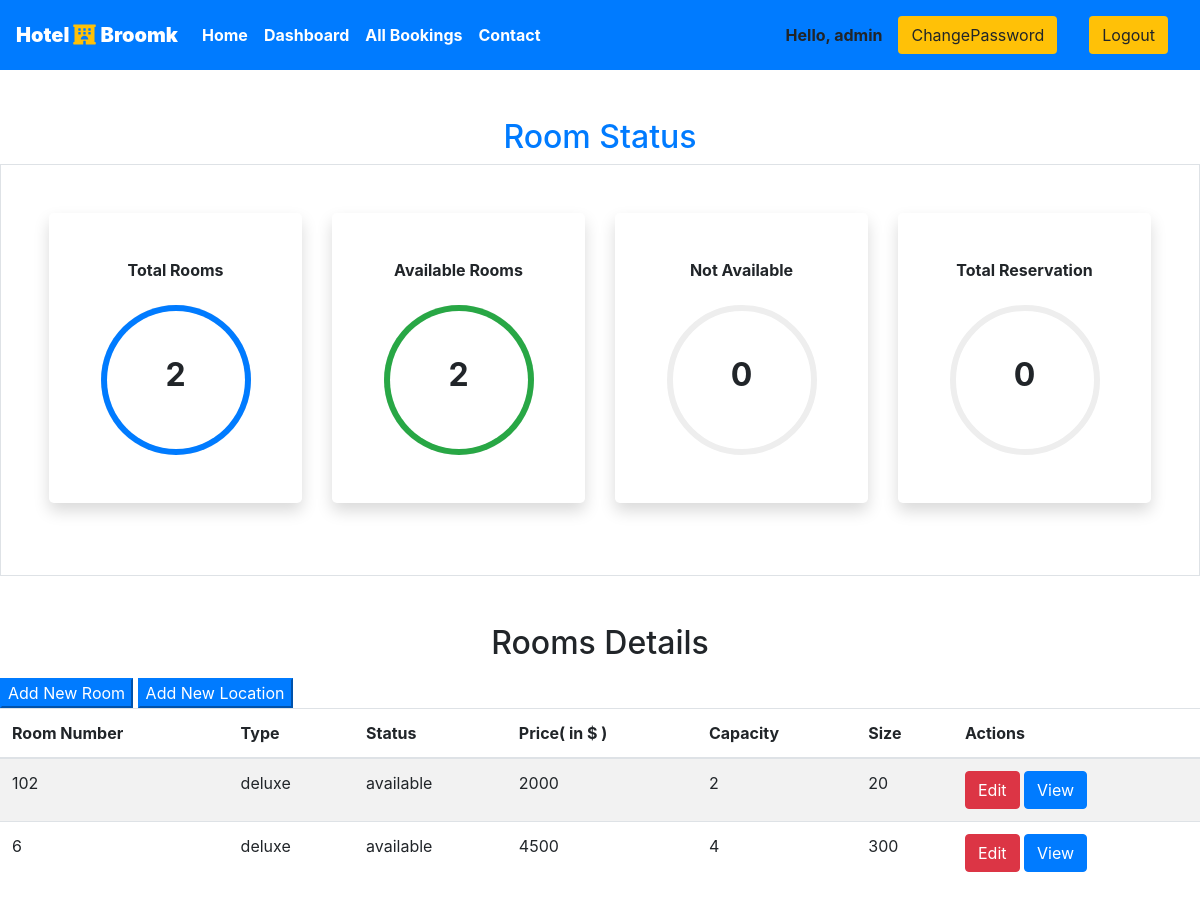
The page /staff/panel (signed in) on the database as committed earlier.
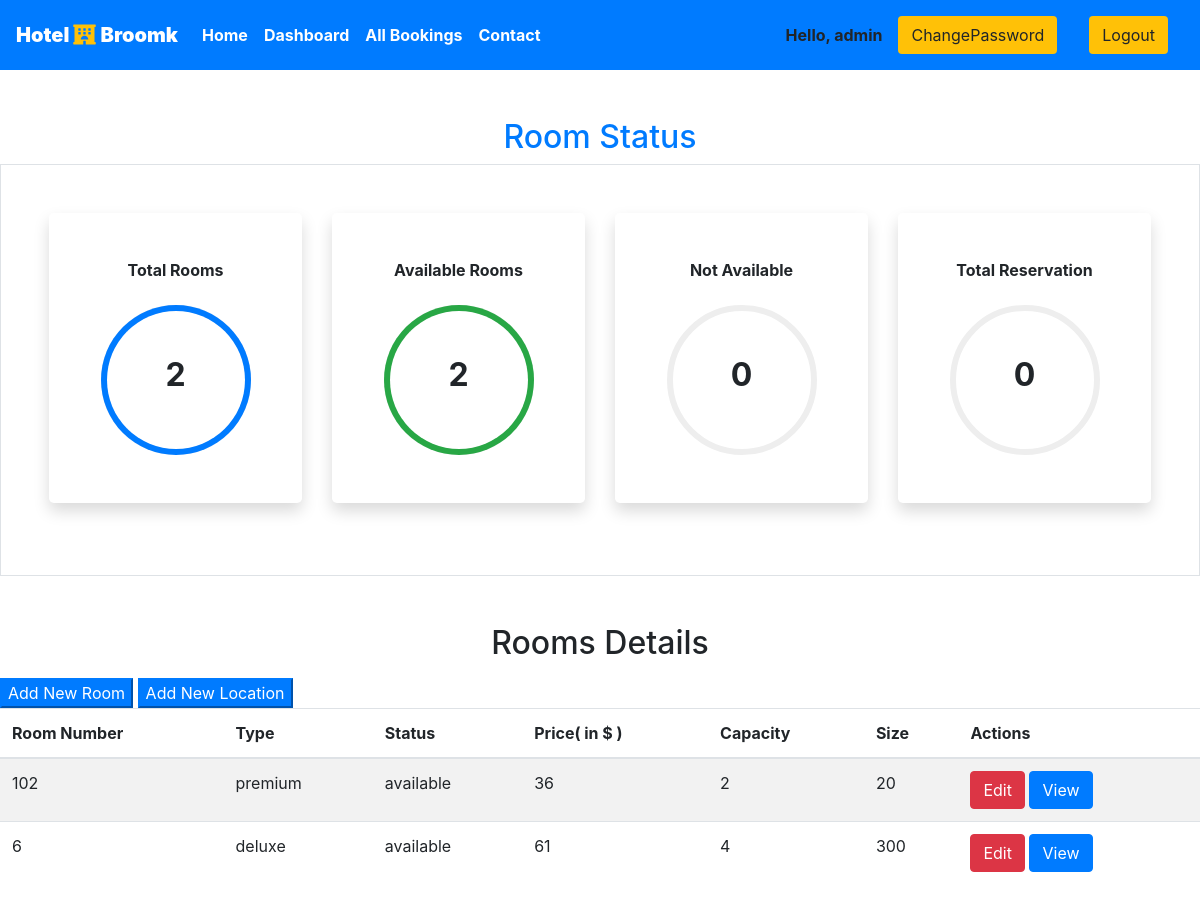
The same page on the database as committed later.
### broomk/models.py (models this page shows, shortened)
class Rooms(models.Model):
    ROOM_STATUS = (
    ("1", "available"),
    ("2", "not available"),
    )
    ROOM_TYPE = (
    ("1", "premium"),
    ("2", "deluxe"),
    ("3","regular"),
    )
    room_type = models.CharField(max_length=50,choices = ROOM_TYPE)
    capacity = models.IntegerField()
    price = models.IntegerField()
    size = models.IntegerField()
    hotel = models.ForeignKey(Hotels, on_delete = models.CASCADE)
    status = models.CharField(choices =ROOM_STATUS,max_length = 15)
    roomnumber = models.IntegerField()

### broomk/views.py (the view)
# urls.py: path('staff/panel', views.panel,name="staffpanel"),
@login_required(login_url='/staff')
def panel(request):
    if request.user.is_staff == False:
        return HttpResponse('Access Denied')
    rooms = Rooms.objects.all()
    total_rooms = len(rooms)
    available_rooms = len(Rooms.objects.all().filter(status='1'))
    unavailable_rooms = len(Rooms.objects.all().filter(status='2'))
    reserved = len(Reservation.objects.all())
    hotel = Hotels.objects.values_list('location','id').distinct().order_by()
    response = render(request,'staff/panel.html',{'location':hotel,'reserved':reserved,'rooms':rooms,'total_rooms':total_rooms,'available':available_rooms,'unavailable':unavailable_rooms})
    return HttpResponse(response)

### broomk/templatetags/app_tags.py (called while the page is built)
@register.filter
def percentage(value1,value2=100):
    return int(value1)/int(value2)*100

### templates/staff/panel.html (shortened to what the changed rows need)
{% extends 'basic.html' %} {% block title %} staff panel {% endblock title %}  {% block body %}
<section class="my-5 ">
    {%load app_tags%}
    <h2 class="text-center text-primary">Room Status</h2>
    <div class="container-fluid px-5 py-5 border">
        <div class="row">
            <div class="col-xl-3 col-lg-6 col-sm-12 mb-4 ">
                <div class="bg-white rounded-lg p-5 shadow">
                    <h2 class="h6 font-weight-bold text-center mb-4">Total Rooms</h2>
                </div>
            </div>
            <div class="col-xl-3 col-lg-6 col-sm-12 mb-4">
                <div class="bg-white rounded-lg p-5 shadow">
                    <h2 class="h6 font-weight-bold text-center mb-4">Available Rooms</h2>
                </div>
            </div>
            <div class="col-xl-3 col-lg-6 col-sm-12 mb-4">
                <div class="bg-white rounded-lg p-5 shadow">
                    <h2 class="h6 font-weight-bold text-center mb-4">Not Available</h2>
                </div>
            </div>
            <div class="col-xl-3 col-lg-6 col-sm-12 mb-4">
                <div class="bg-white rounded-lg p-5 shadow">
                    <h2 class="h6 font-weight-bold text-center mb-4">Total Reservation</h2>
                </div>
            </div>
        </div>
    </div>
</section>
<h2 class="text-center pb-2">Rooms Details</h2>
<table class="table table-striped  ">
    <thead>
        <th>Room Number</th>
        <th>Type</th>
        <th>Status</th>
        <th>Price( in $ )</th>
        <th>Capacity</th>
        <th>Size</th>
        <th colspan="2">Actions</th>
    </thead>
    {% if rooms %} {% for each_room in rooms %}
    <tr>
        <td>{{each_room.roomnumber}}</td>
        <td>{{each_room.get_room_type_display}}</td>
        <td>{{each_room.get_status_display}}</td>
        <td>{{each_room.price}}</td>
        <td>{{each_room.capacity}}</td>
        <td>{{each_room.size}}</td>
        <td colspan="2">
            <a href="/staff/panel/edit-room?roomid={{each_room.id}}"><Button class="btn btn-danger">Edit</Button></a>
            <a href="/staff/panel/view-room?roomid={{each_room.id}}"><Button class="btn btn-primary">View</Button></a>
        </td>
    </tr>
    {% endfor %} {% endif %}
</table>
{% endblock body %}

Rows that differ between the two databases and show on the page:
changed Rooms: room_type "deluxe" → "premium"; price "2000" → "36"
changed Rooms "deluxe": price "4500" → "61"
